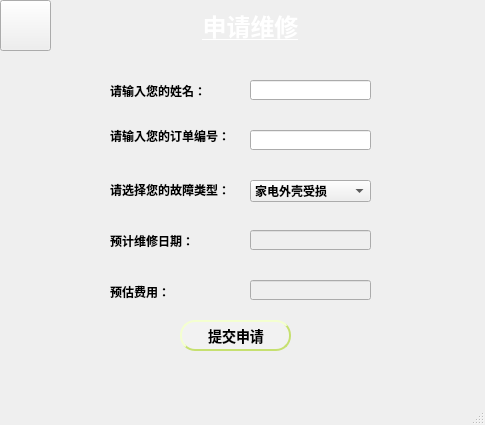
<?xml version="1.0" encoding="UTF-8"?>
<ui version="4.0">
 <class>MainWindow4</class>
 <widget class="QMainWindow" name="MainWindow4">
  <property name="geometry">
   <rect>
    <x>0</x>
    <y>0</y>
    <width>485</width>
    <height>425</height>
   </rect>
  </property>
  <property name="font">
   <font>
    <weight>75</weight>
    <bold>true</bold>
   </font>
  </property>
  <property name="windowTitle">
   <string>MainWindow</string>
  </property>
  <property name="styleSheet">
   <string notr="true">
 background-color: qlineargradient(x1:0, y1:0, x2:1, y2:1,
stop:0 #ffffff,stop:1 #ffffff);</string>
  </property>
  <widget class="QWidget" name="centralwidget">
   <widget class="QLabel" name="label">
    <property name="geometry">
     <rect>
      <x>10</x>
      <y>0</y>
      <width>481</width>
      <height>51</height>
     </rect>
    </property>
    <property name="font">
     <font>
      <pointsize>18</pointsize>
      <weight>75</weight>
      <bold>true</bold>
      <underline>true</underline>
     </font>
    </property>
    <property name="styleSheet">
     <string notr="true">
 background-color: qlineargradient(x1:0, y1:0, x2:1, y2:1,
stop:0 #91c46c,stop:1#91c46c);
 
color: white; </string>
    </property>
    <property name="text">
     <string>申请维修</string>
    </property>
    <property name="alignment">
     <set>Qt::AlignCenter</set>
    </property>
   </widget>
   <widget class="QLineEdit" name="lineEdit">
    <property name="geometry">
     <rect>
      <x>250</x>
      <y>80</y>
      <width>121</width>
      <height>20</height>
     </rect>
    </property>
    <property name="styleSheet">
     <string notr="true"> background-color: qlineargradient(x1:0, y1:0, x2:1, y2:1,
stop:0 #f2f2f2,stop:1 #f2f2f2);
 </string>
    </property>
   </widget>
   <widget class="QLabel" name="label_2">
    <property name="geometry">
     <rect>
      <x>110</x>
      <y>70</y>
      <width>131</width>
      <height>41</height>
     </rect>
    </property>
    <property name="text">
     <string>请输入您的姓名：</string>
    </property>
   </widget>
   <widget class="QLabel" name="label_3">
    <property name="geometry">
     <rect>
      <x>110</x>
      <y>120</y>
      <width>131</width>
      <height>31</height>
     </rect>
    </property>
    <property name="text">
     <string>请输入您的订单编号：</string>
    </property>
   </widget>
   <widget class="QLineEdit" name="lineEdit_2">
    <property name="geometry">
     <rect>
      <x>250</x>
      <y>130</y>
      <width>121</width>
      <height>20</height>
     </rect>
    </property>
    <property name="styleSheet">
     <string notr="true"> background-color: qlineargradient(x1:0, y1:0, x2:1, y2:1,
stop:0 #f2f2f2,stop:1 #f2f2f2);
 </string>
    </property>
   </widget>
   <widget class="QLabel" name="label_4">
    <property name="geometry">
     <rect>
      <x>110</x>
      <y>180</y>
      <width>131</width>
      <height>20</height>
     </rect>
    </property>
    <property name="text">
     <string>请选择您的故障类型：</string>
    </property>
   </widget>
   <widget class="QComboBox" name="comboBox">
    <property name="geometry">
     <rect>
      <x>250</x>
      <y>180</y>
      <width>121</width>
      <height>22</height>
     </rect>
    </property>
    <property name="styleSheet">
     <string notr="true"> background-color: qlineargradient(x1:0, y1:0, x2:1, y2:1,
stop:0 #f2f2f2,stop:1 #f2f2f2);
 </string>
    </property>
    <item>
     <property name="text">
      <string>家电外壳受损</string>
     </property>
    </item>
    <item>
     <property name="text">
      <string>因故障不能正常使用</string>
     </property>
    </item>
    <item>
     <property name="text">
      <string>上门服务</string>
     </property>
    </item>
   </widget>
   <widget class="QLabel" name="label_5">
    <property name="geometry">
     <rect>
      <x>110</x>
      <y>230</y>
      <width>151</width>
      <height>21</height>
     </rect>
    </property>
    <property name="text">
     <string>预计维修日期：</string>
    </property>
   </widget>
   <widget class="QLineEdit" name="lineEdit_3">
    <property name="enabled">
     <bool>false</bool>
    </property>
    <property name="geometry">
     <rect>
      <x>250</x>
      <y>230</y>
      <width>121</width>
      <height>20</height>
     </rect>
    </property>
    <property name="styleSheet">
     <string notr="true"> background-color: qlineargradient(x1:0, y1:0, x2:1, y2:1,
stop:0 #f2f2f2,stop:1 #f2f2f2);
 </string>
    </property>
   </widget>
   <widget class="QLabel" name="label_6">
    <property name="geometry">
     <rect>
      <x>110</x>
      <y>271</y>
      <width>91</width>
      <height>41</height>
     </rect>
    </property>
    <property name="text">
     <string>预估费用：</string>
    </property>
   </widget>
   <widget class="QLineEdit" name="lineEdit_4">
    <property name="enabled">
     <bool>false</bool>
    </property>
    <property name="geometry">
     <rect>
      <x>250</x>
      <y>280</y>
      <width>121</width>
      <height>20</height>
     </rect>
    </property>
    <property name="styleSheet">
     <string notr="true"> background-color: qlineargradient(x1:0, y1:0, x2:1, y2:1,
stop:0 #f2f2f2,stop:1 #f2f2f2);
 </string>
    </property>
   </widget>
   <widget class="QPushButton" name="pushButton">
    <property name="geometry">
     <rect>
      <x>0</x>
      <y>0</y>
      <width>51</width>
      <height>51</height>
     </rect>
    </property>
    <property name="styleSheet">
     <string notr="true">QPushButton{
border-image: url(:/pic/10.png);


 background-color: qlineargradient(x1:0, y1:0, x2:1, y2:1,
stop:0 #91c46c,stop:1#91c46c);
 
}
QPushButton:pressed {
background-color: #287d7d;
}

 </string>
    </property>
    <property name="text">
     <string/>
    </property>
   </widget>
   <widget class="QPushButton" name="pushButton_2">
    <property name="geometry">
     <rect>
      <x>180</x>
      <y>320</y>
      <width>111</width>
      <height>31</height>
     </rect>
    </property>
    <property name="styleSheet">
     <string notr="true">QPushButton:hover {
background-color: #91c46c;

}

QPushButton {
background-color: #ffffff;
color: #ffffff;
color: black;
                    /* 文字颜色 */
background-color: #f2f2f2;       /* 背景色 */
border-style: outset;            /* 边框风格 */
border-width: 2px;               /* 边框宽度 */
border-radius: 5px;              /* 边框圆角 */
border-color: #c6e070;           /* 边框颜色 */
font: bold 14px;                 /* 字体 */
min-width: 2em;                  /* 控件最小宽度 */
min-height: 2px;                 /* 控件最小高度 */
font-family: 宋体;            /* 字库 */
padding: 5px;                    /* 内边距 */
padding-left:6px;                /* 文字横向偏移 */
padding-top:6px;                 /* 文字纵向偏移 */
border-radius:15px
}
QPushButton:pressed {
background-color: #287d7d;
}
</string>
    </property>
    <property name="text">
     <string>提交申请</string>
    </property>
   </widget>
   <widget class="QLabel" name="label_7">
    <property name="geometry">
     <rect>
      <x>-10</x>
      <y>370</y>
      <width>191</width>
      <height>31</height>
     </rect>
    </property>
    <property name="styleSheet">
     <string notr="true">
 background-color: qlineargradient(x1:0, y1:0, x2:1, y2:1,
stop:0 #f2f2f2,stop:1 #f2f2f2);
 </string>
    </property>
    <property name="text">
     <string/>
    </property>
   </widget>
   <widget class="QLabel" name="label_8">
    <property name="geometry">
     <rect>
      <x>350</x>
      <y>370</y>
      <width>91</width>
      <height>31</height>
     </rect>
    </property>
    <property name="styleSheet">
     <string notr="true">
 background-color: qlineargradient(x1:0, y1:0, x2:1, y2:1,
stop:0 #1c344c,stop:1#1c344c);
 </string>
    </property>
    <property name="text">
     <string/>
    </property>
   </widget>
   <widget class="QLabel" name="label_9">
    <property name="geometry">
     <rect>
      <x>280</x>
      <y>370</y>
      <width>101</width>
      <height>31</height>
     </rect>
    </property>
    <property name="styleSheet">
     <string notr="true">
 background-color: qlineargradient(x1:0, y1:0, x2:1, y2:1,
stop:0 #91c46c,stop:1#91c46c);
 </string>
    </property>
    <property name="text">
     <string/>
    </property>
   </widget>
   <widget class="QLabel" name="label_10">
    <property name="geometry">
     <rect>
      <x>440</x>
      <y>370</y>
      <width>61</width>
      <height>31</height>
     </rect>
    </property>
    <property name="styleSheet">
     <string notr="true">
 background-color: qlineargradient(x1:0, y1:0, x2:1, y2:1,
stop:0 #287d7d,stop:1#287d7d);
 </string>
    </property>
    <property name="text">
     <string/>
    </property>
   </widget>
   <widget class="QLabel" name="label_11">
    <property name="geometry">
     <rect>
      <x>180</x>
      <y>370</y>
      <width>121</width>
      <height>31</height>
     </rect>
    </property>
    <property name="styleSheet">
     <string notr="true">
 background-color: qlineargradient(x1:0, y1:0, x2:1, y2:1,
stop:0 #c6e070,stop:1#c6e070);
 </string>
    </property>
    <property name="text">
     <string/>
    </property>
   </widget>
  </widget>
  <widget class="QMenuBar" name="menubar">
   <property name="geometry">
    <rect>
     <x>0</x>
     <y>0</y>
     <width>485</width>
     <height>21</height>
    </rect>
   </property>
  </widget>
  <widget class="QStatusBar" name="statusbar"/>
 </widget>
 <resources/>
 <connections/>
</ui>
